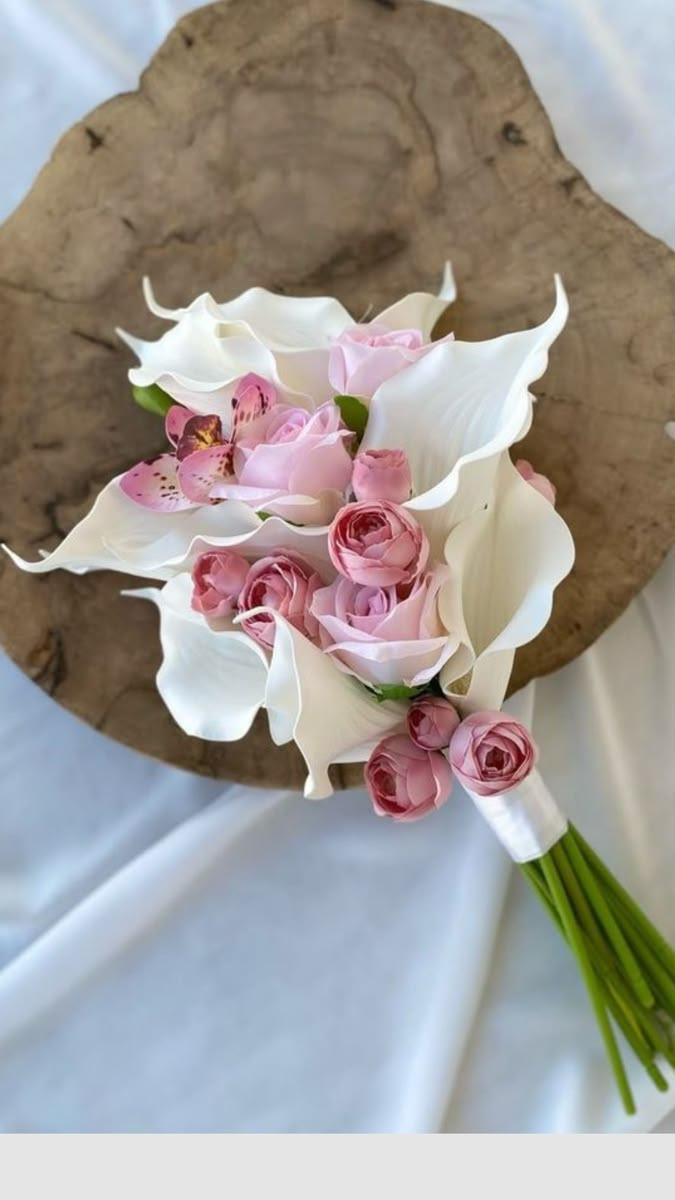
#> input picture Lab2/Image.jpg, 675 x 1200 px
$ python Lab2.py
#> lines starting #> are read from the running program, lines starting #| are printed output that depends on the picture
import cv2
import matplotlib.pyplot as plt
img = cv2.imread('Image.jpg')
#> img is the input picture: shape (1200, 675, 3); mean B, G, R 149.2, 154, 159.8
hsvImage = cv2.cvtColor(img, cv2.COLOR_BGR2HSV)
#> hsvImage: shape (1200, 675, 3); mean H, S, V 61, 60.8, 171.5
cv2.imshow('Original', img)
cv2.imshow('HSV image', hsvImage)
cv2.waitKey()


imgGray = cv2.imread('Image.jpg', 0)   # 0 = grayscale
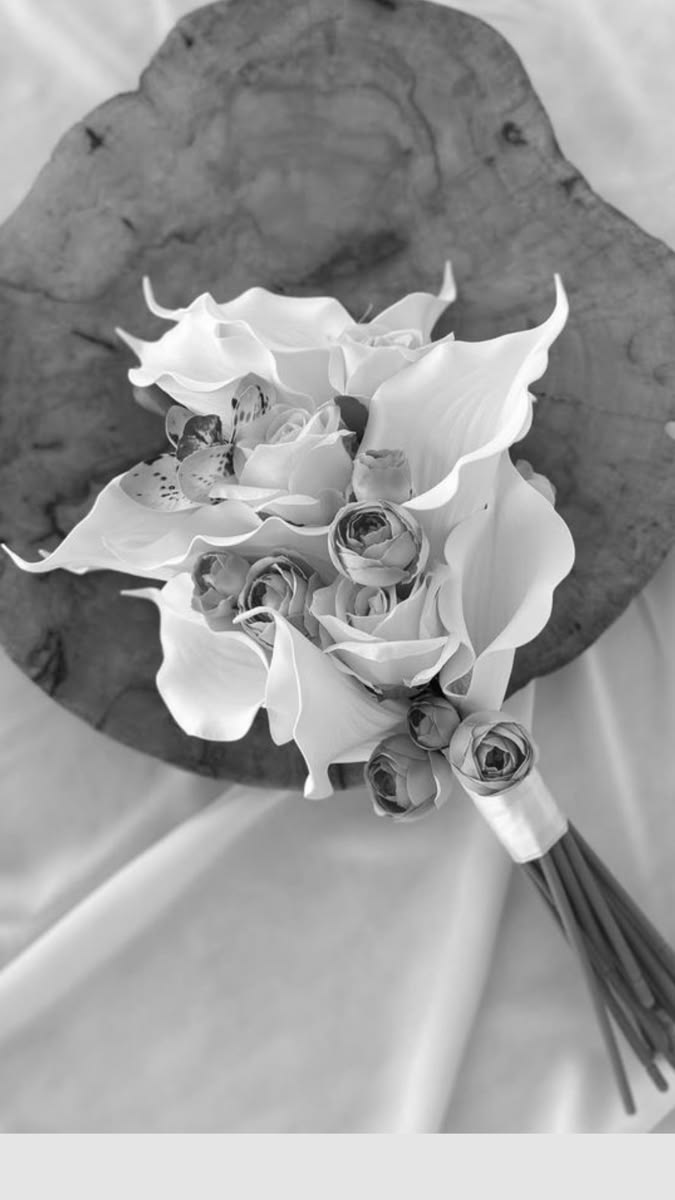
#> imgGray: shape (1200, 675); min 0, max 255, mean 155.2
plt.hist(imgGray.ravel(), 256, [0, 256])
plt.title("Histograma imaginii in tonuri de gri")
plt.show()
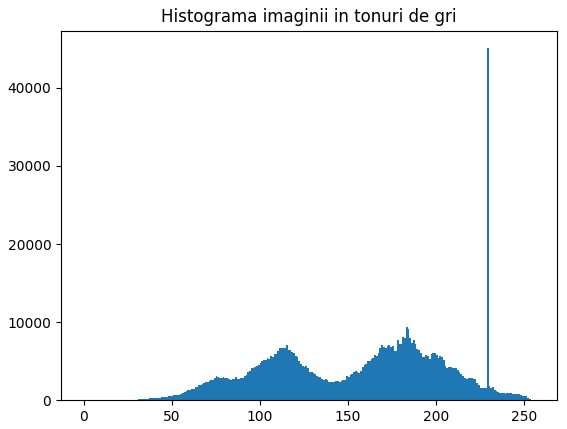
#> figure drawn by matplotlib, 1 panel; tallest bar 45081 high, from x = 229 to 230

color = ('b', 'g', 'r')
for i, col in enumerate(color):
    histr = cv2.calcHist([img], [i], None, [256], [0, 256])
    plt.plot(histr, color=col)
    plt.xlim([0, 256])
plt.title("Histograma imaginii color")
plt.show()
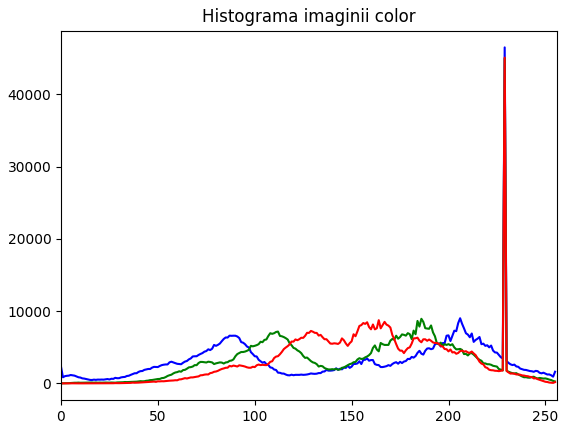
#> figure drawn by matplotlib, 1 panel; curve peaks at x = 229, y = 46483; curve peaks at x = 229, y = 44948; curve peaks at x = 229, y = 45070
